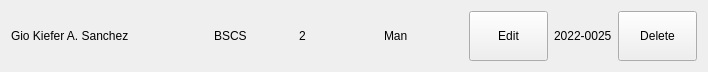
<?xml version="1.0" encoding="UTF-8"?>
<ui version="4.0">
 <class>Form</class>
 <widget class="QWidget" name="Form">
  <property name="geometry">
   <rect>
    <x>0</x>
    <y>0</y>
    <width>708</width>
    <height>72</height>
   </rect>
  </property>
  <property name="windowTitle">
   <string>Form</string>
  </property>
  <layout class="QGridLayout" name="gridLayout">
   <item row="0" column="0">
    <layout class="QHBoxLayout" name="horizontalLayout" stretch="5,2,2,2,2,0,2">
     <item>
      <widget class="QLabel" name="lbl_fullName">
       <property name="text">
        <string>Gio Kiefer A. Sanchez</string>
       </property>
      </widget>
     </item>
     <item>
      <widget class="QLabel" name="lbl_course">
       <property name="text">
        <string>BSCS</string>
       </property>
      </widget>
     </item>
     <item>
      <widget class="QLabel" name="lbl_year">
       <property name="text">
        <string>2</string>
       </property>
      </widget>
     </item>
     <item>
      <widget class="QLabel" name="lbl_gender">
       <property name="text">
        <string>Man</string>
       </property>
      </widget>
     </item>
     <item>
      <widget class="QPushButton" name="btn_edit">
       <property name="sizePolicy">
        <sizepolicy hsizetype="Ignored" vsizetype="Minimum">
         <horstretch>2</horstretch>
         <verstretch>0</verstretch>
        </sizepolicy>
       </property>
       <property name="text">
        <string>Edit</string>
       </property>
      </widget>
     </item>
     <item>
      <widget class="QLabel" name="lbl_idNum">
       <property name="text">
        <string>2022-0025</string>
       </property>
      </widget>
     </item>
     <item>
      <widget class="QPushButton" name="btn_delete">
       <property name="sizePolicy">
        <sizepolicy hsizetype="Ignored" vsizetype="Minimum">
         <horstretch>0</horstretch>
         <verstretch>0</verstretch>
        </sizepolicy>
       </property>
       <property name="text">
        <string>Delete</string>
       </property>
      </widget>
     </item>
    </layout>
   </item>
  </layout>
 </widget>
 <resources/>
 <connections/>
</ui>
